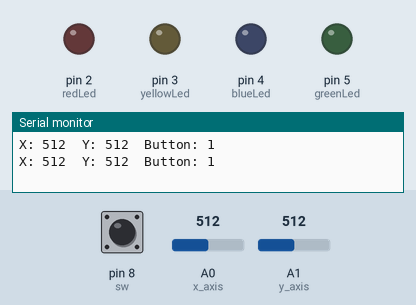
The program below on a simulated Arduino Uno, built with avr-gcc and run on an emulated ATmega328P. On the bench: output pins drawn as LEDs (lit = HIGH), the last lines printed to the serial monitor. Dashed ring = blinking. The inputs (shaded band) are chosen by the test bench; at power-on: A1 (y_axis) = 512, pin 8 (sw) HIGH, A0 (x_axis) = 512.

Above: at 1.9 s.
2.0 s: A1 (y_axis) set to 218
4.4 s: A1 (y_axis) set to 183
At 5.45 s:
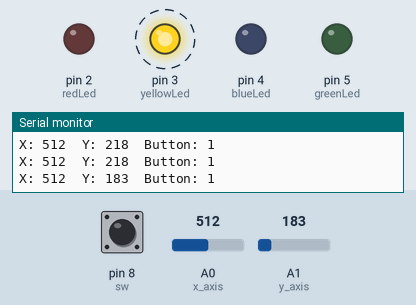
8.7 s: pin 8 (sw) pulled LOW for 0.7 s
At 9.5 s:
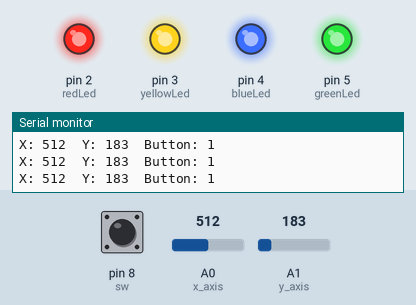
12.2 s: A1 (y_axis) set to 910
At 14.15 s:
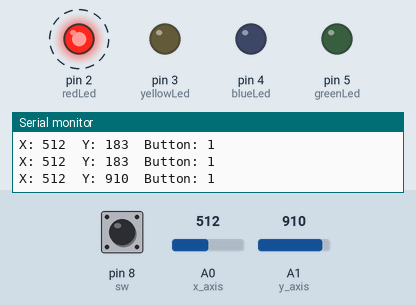
16.5 s: A1 (y_axis) set to 884
At 17.46 s:
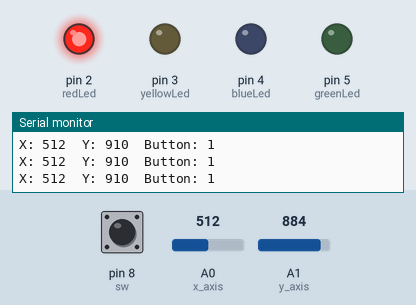
18.9 s: A0 (x_axis) set to 892
21.9 s: A0 (x_axis) set to 913
At 22.96 s:
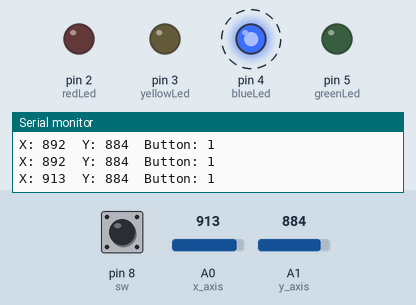
Timing chart, 0 to 27.2 s (numbered marks = the images above; inputs shaded):
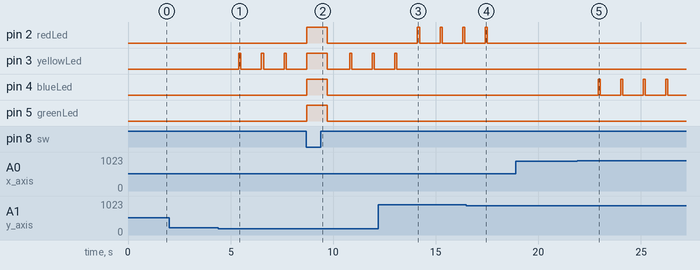

Measured:
- the behaviour switches between 200 and 199 on A1 (y_axis) (found by bisection; images 0 and 1)
- the behaviour switches between 901 and 900 on A1 (y_axis) (found by bisection; images 3 and 4)
- the behaviour switches between 900 and 901 on A0 (x_axis) (found by bisection; images 4 and 5)
- after the input at 4.4 s, pin 3 (yellowLed): alternates HIGH for 0.10 s and LOW for 1.0 s, starting after 1.0 s
- after the input at 8.7 s, pin 2 (redLed), pin 4 (blueLed), pin 5 (greenLed): LOW → HIGH at once, → LOW 1.0 s later
- after the input at 12.2 s, pin 2 (redLed): alternates HIGH for 0.10 s and LOW for 1.0 s, starting after 1.9 s; pin 3 (yellowLed): goes on until 13.1 s, then stays LOW
- after the input at 16.5 s, pin 2 (redLed): goes on until 17.5 s, then stays LOW
- after the input at 21.9 s, pin 4 (blueLed): alternates HIGH for 0.10 s and LOW for 1.0 s, starting after 1.0 s

The program:

main.cpp
```cpp
#include <Arduino.h>
const int sw=8;
const int x_axis=A0;
const int y_axis=A1;
const int redLed=2;
const int yellowLed=3;
const int blueLed=4;
const int greenLed=5;
const int allLed[4]={redLed,yellowLed,blueLed,greenLed};
void setup() {
  Serial.begin(9600);
  pinMode(sw, INPUT_PULLUP);
  pinMode(redLed,OUTPUT);
  pinMode(yellowLed,OUTPUT);
  pinMode(blueLed,OUTPUT);
  pinMode(greenLed,OUTPUT);
}

void loop() {
 int x=analogRead(x_axis);
 int y=analogRead(y_axis);
 int button=digitalRead(sw);
 Serial.print("X: ");
 Serial.print(x);
 Serial.print("\tY: ");
 Serial.print(y);
 Serial.print("\tButton: ");
 Serial.println(button);

 for(int i=0;i<4;i++){
      digitalWrite(allLed[i],LOW);
 }
 delay(1000);
 if(y>900){
  digitalWrite(redLed,HIGH);
 }
 else if(y<200){
  digitalWrite(yellowLed,HIGH);
 }
 else if(x>900){
  digitalWrite(blueLed,HIGH);
}
else if(x<100){
  digitalWrite(greenLed,HIGH);
}

if(digitalRead(sw)==LOW){
    for(int i=0;i<4;i++){
      digitalWrite(allLed[i],HIGH);
    }
    delay(1000);
      for(int i=0;i<4;i++){
      digitalWrite(allLed[i],LOW);
    }
}
  delay(100);
}
```
